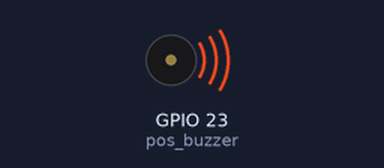
Recording of a program running on a simulated ESP32 board running MicroPython. Parts: buzzer (waves = sounding). At 21.4 s the program stops and its outputs stay as they are.

Above: at 0.2 s.
Timing chart, 0 to 3.0 s (numbered marks = the images above):
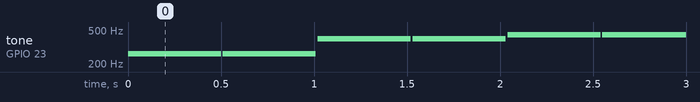

The program:

3._________.py
```python
'''
该程序作用是使用无源蜂鸣器自动播放小星星
在线文档：https://docs.geeksman.com/esp32/MicroPython/25.esp32-micropython-buzzer.html
'''
import time
from machine import Pin, PWM


# 定义音符对应的频率
tone_list = [262, 294,330, 350, 393, 441, 495]


# 定义无源蜂鸣器 PWM 控制对象
pos_buzzer = PWM(Pin(23, Pin.OUT))

# 乐谱列表
music = [1, 1, 5, 5, 6, 6, 5, 0,
         4, 4, 3, 3, 2, 2, 1, 0,
         5, 5, 4, 4, 3, 3, 2, 0,
         5, 5, 4, 4, 3, 3, 2, 0,
         1, 1, 5, 5, 6, 6, 5, 0,
         4, 4, 3, 3, 2, 2, 1, 0,]


# 自动播放
for i in music:
    pos_buzzer.duty(900)
    if i:
        pos_buzzer.freq(tone_list[i-1])
        time.sleep_ms(500)
        pos_buzzer.duty(0)
        time.sleep_ms(10)

# 占空比设置为0
pos_buzzer.duty(0)
```

Measured:
- by itself, tone on GPIO 23 (pos_buzzer): plays 262 Hz for 0.50 s, 262 Hz for 0.50 s, 393 Hz for 0.50 s, 393 Hz for 0.50 s, 441 Hz for 0.50 s, 441 Hz for 0.50 s … (42 notes in this stretch)
